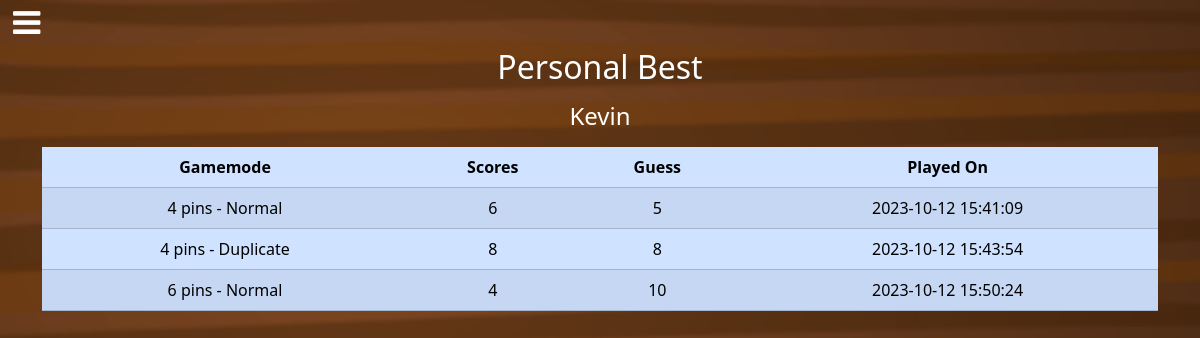
Page /best (signed in) on the committed database.
### helpers.py (models this page shows)
class Leaderboard(Base):
    __tablename__ = "leaderboards"
    id = Column(Integer, primary_key=True)
    user_id = Column(Integer, ForeignKey("users.id"), nullable=False)
    gamemode_id = Column(Integer, ForeignKey("gamemodes.id"), nullable=False)
    scores = Column(Integer, nullable=False)
    guess = Column(Integer, nullable=False)
    played = Column(DateTime, server_default=func.now())

### app.py (the view)
@app.route("/best")
@login_required
def best():
    with Sess(engine) as sess:
        best = []
        for gamemode in init_gamemode():
            row = (
                sess.query(
                    Leaderboard.scores,
                    Leaderboard.guess,
                    Leaderboard.played,
                    Gamemode.id,
                )
                .select_from(Leaderboard)
                .join(Gamemode)
                .filter(
                    Gamemode.pins == gamemode.pins,
                    Gamemode.duplicate == gamemode.duplicate,
                    Leaderboard.user_id == session["user_id"],
                )
                .order_by(Leaderboard.guess)
                .first()
            )
            if row:
                best.append(row)
    return render_template("best.html", best=best)

### app.py (called while the page is built)
@app.after_request
def after_request(response):
    response.headers["Cache-Control"] = "no-cache, no-store, must-revalidate"
    response.headers["Expires"] = 0
    response.headers["Pragma"] = "no-cache"
    return response

### helpers.py (called while the page is built)
def gamemode(id):
    match(id):
        case 1:
            return "4 pins - Normal"
        case 2:
            return "4 pins - Duplicate"
        case 3:
            return "6 pins - Normal"
        case 4:
            return "6 pins - Duplicate"
        case 5:
            return "8 pins - Normal"
        case 6:
            return "8 pins - Duplicate"

def init_gamemode():
    gamemode_list = []
    for n in range(4, 9, 2):
        gamemode_list.append(Gamemode(pins = n, duplicate = False))
        gamemode_list.append(Gamemode(pins = n, duplicate = True))
    return gamemode_list

def login_required(f):
    @wraps(f)
    def decorated_function(*args, **kwargs):
        if session.get("user_id") is None:
            return redirect("/login")
        return f(*args, **kwargs)
    return decorated_function

### templates/best.html (shortened to what this page needs)
{% extends "layout.html" %}
{% block main %}
    <h2 class="mb-3">Personal Best</h2>
    <h4 class="mb-3">
        {% if session["user_name"] %}
            {{ session["user_name"] }}
        {% endif %}
    </h4>
    <table class="table table-primary table-striped">
        <thead>
            <tr>
                <th>Gamemode</th>
                <th>Scores</th>
                <th>Guess</th>
                <th>Played On</th>
            </tr>
        </thead>
        <tbody>
            {% for row in best %}
                <tr>
                    <td>{{ row.id | gamemode }}</td>
                    <td>{{ row.scores }}</td>
                    <td>{{ row.guess }}</td>
                    <td>{{ row.played }}</td>
                </tr>
            {% endfor %}
        </tbody>
    </table>
{% endblock %}

### templates/layout.html (shortened to what this page needs)
<!DOCTYPE html>
<html lang="en">
    <head>
        <link href="https://cdn.jsdelivr.net/npm/bootstrap@5.3.2/dist/css/bootstrap.min.css" rel="stylesheet">
        <link href="https://cdnjs.cloudflare.com/ajax/libs/font-awesome/4.7.0/css/font-awesome.min.css" rel="stylesheet">
        <link href="/static/styles.css" rel="stylesheet">
    </head>
    <body>
        <button class="btn btn-transparent btn-nav" type="button" data-bs-toggle="offcanvas" data-bs-target="#offcanvasExample" aria-controls="offcanvasExample">
            <i class="fa fa-navicon"></i>
        </button>
        <main class="container py-5 text-center">
            {% block main %}{% endblock %}
        </main>
    </body>
</html>

### static/styles.css (style rules this page uses)
body { background-image: url("background.png"); background-position: center; background-size: cover; height: 100vh; }
h1, h2, h4 { color: #ffffff !important; }
.btn-nav { position: fixed; top: 0; left: 0; }
.fa-navicon { color: #ffffff; font-size: 32px; }

### rows in the picture
Leaderboard: id|gamemode "4 pins - Normal", scores "6", guess "5", played "2023-10-12 15:41:09"
Leaderboard: id|gamemode "4 pins - Duplicate", scores "8", guess "8", played "2023-10-12 15:43:54"
Leaderboard: id|gamemode "6 pins - Normal", scores "4", guess "10", played "2023-10-12 15:50:24"

### other values in the picture
{{ session["user_name"] }} "Kevin"
